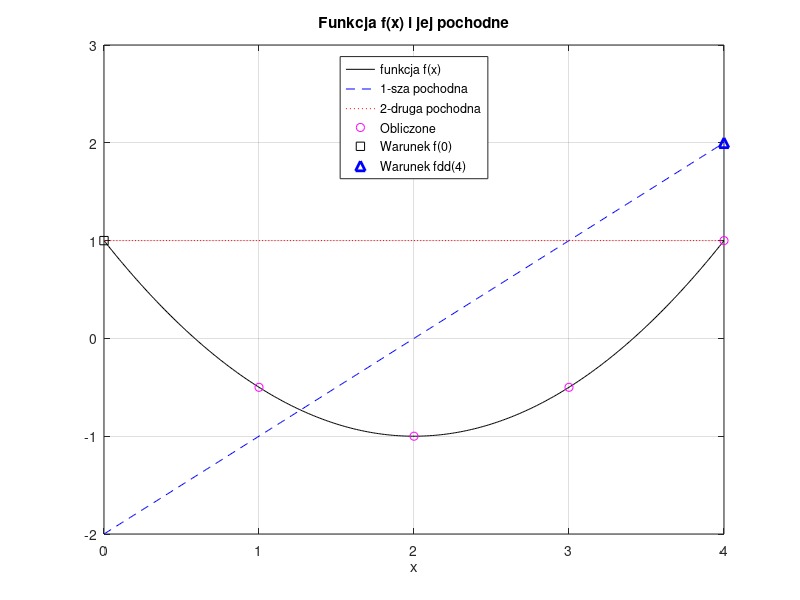

The MATLAB source for this figure:
% PDE_przyklad.m - pierwszy przykład
% d^2[f(x)]                              d f(x)|
% -------- = 1,  0 <= x <= 4, f(x=0)=1;  ------|    =2
%   d^2[x]                                dx   | x=4

clear all; close all;

% Równania drugich pochodnych w punktach
  A = [ -2,  1,  0,  0; ...    % punkt x1
         1, -2,  1,  0; ...    % punkt x2
         0,  1, -2,  1; ...    % punkt x3 
         0,  0,  2, -2 ];      % punkt x4
% Wektor po prawej stronie
  b = [ 0; ...
        1; ...
        1; ...
       -3 ];
% Rozwiązanie numeryczne
  fnum = A \ b;
  
% Porównanie z rozwiązaniem analitycznym f(x) = 0.5*(x-2)^2 + 1
  x = 0 : 0.01 : 4;           % zmienność argumentu
  f = 0.5*(x-2).^2 - 1;       % funkcja
  fd = (x-2);                 % jej pierwsza pochodna
  fdd = 1*ones(1,length(x));  % jej druga pochodna
  
  x0=0; f0=1; xd0=4; fd0=2;
  plot(x,f,'k-', x,fd,'b--', x,fdd,'r:', 1:4,fnum,'mo', x0,f0,'ks', xd0,fd0,'b^', ...
      'Linewidth',2,'MarkerSize',7); grid;
  xlabel('x'); title('Funkcja f(x) i jej pochodne');
  legend('funkcja f(x)', '1-sza pochodna', '2-druga pochodna', ...
         'Obliczone','Warunek f(0)','Warunek fdd(4)','Location','north');
  axis([0,4,-2,3]);
